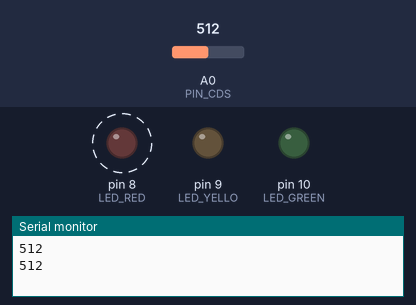
This sketch was run on a simulated Arduino Uno, built with avr-gcc and run on an emulated ATmega328P. Parts: output pins drawn as LEDs (lit = HIGH), the last lines printed to the serial monitor. Dashed ring = blinking. The test bench sets the inputs (shaded band); at power-on: A0 (PIN_CDS) = 512.

Above: at 1.8 s.
1.9 s: A0 (PIN_CDS) set to 585
5.4 s: A0 (PIN_CDS) set to 615
At 6.4 s:
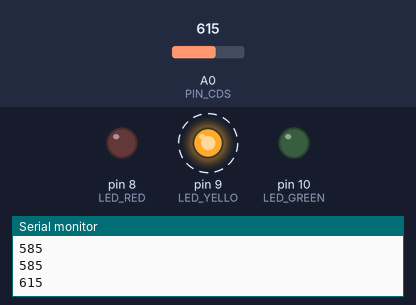
9.5 s: A0 (PIN_CDS) set to 786
13.0 s: A0 (PIN_CDS) set to 808
At 13.4 s:
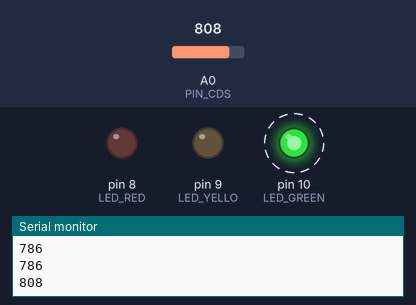
17.1 s: A0 (PIN_CDS) set to 790
At 17.9 s:
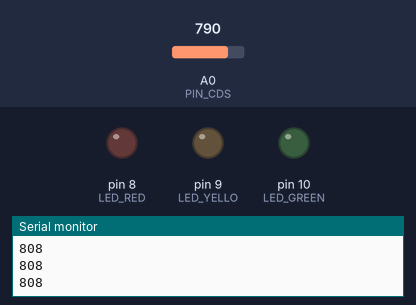
21.2 s: A0 (PIN_CDS) set to 810
At 22.4 s:
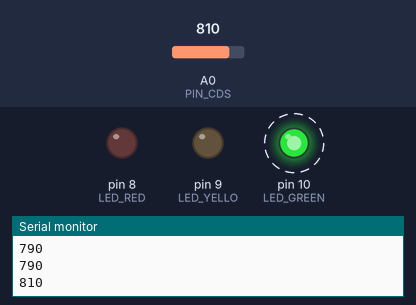
Timing chart, 0 to 26.3 s (numbered marks = the images above; inputs shaded):
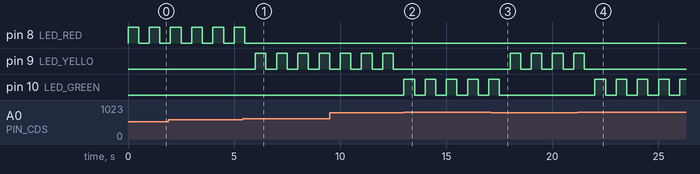

Measured:
- the behaviour switches between 599 and 600 on A0 (PIN_CDS) (found by bisection; images 0 and 1)
- the behaviour switches between 799 and 800 on A0 (PIN_CDS) (found by bisection; images 1 and 2)
- after the input at 5.4 s, pin 8 (LED_RED): goes on until 5.5 s, then stays LOW; pin 9 (LED_YELLO): alternates HIGH for 0.50 s and LOW for 0.50 s, starting after 0.60 s
- after the input at 13.0 s, pin 9 (LED_YELLO): stops changing and stays LOW; pin 10 (LED_GREEN): alternates HIGH for 0.50 s and LOW for 0.50 s, starting at once
- after the input at 17.1 s, pin 9 (LED_YELLO): alternates HIGH for 0.50 s and LOW for 0.50 s, starting after 0.91 s; pin 10 (LED_GREEN): goes on until 17.5 s, then stays LOW
- after the input at 21.2 s, pin 9 (LED_YELLO): goes on until 21.5 s, then stays LOW; pin 10 (LED_GREEN): alternates HIGH for 0.50 s and LOW for 0.50 s, starting after 0.81 s
- by itself, pin 8 (LED_RED): alternates HIGH for 0.50 s and LOW for 0.50 s

The sketch:

project.ino
```cpp
#define LED_RED 8
#define LED_YELLO 9
#define LED_GREEN 10
/*GND -- LED -- 250ohm -- PIN*/

#define PIN_CDS A0
/*GND -- 10Kohm -- A0 -- CDS -- VDD(5V)*/

void setup() {
  Serial.begin(9600);

  pinMode(LED_RED, OUTPUT);
  pinMode(LED_YELLO, OUTPUT);
  pinMode(LED_GREEN, OUTPUT);

  pinMode(PIN_CDS, INPUT);
}

void loop() {
  int cds = analogRead(A0); // A0로 받은 아날로그 값을 cds변수로 넘겨줍니다.
  Serial.println(cds); // Serial 모니터에 cds 값을 찍어주고 한줄 내려줍니다.

  if(cds < 600){
    digitalWrite(LED_RED, HIGH);
    delay(500);
    digitalWrite(LED_RED, LOW);
    delay(500);
  }else{
    if(cds < 800){
      digitalWrite(LED_YELLO, HIGH);
      delay(500);
      digitalWrite(LED_YELLO, LOW);
      delay(500);
    }else{

      digitalWrite(LED_GREEN, HIGH);
      delay(500);
      digitalWrite(LED_GREEN, LOW);
    delay(500);
    }
  }
}
```
